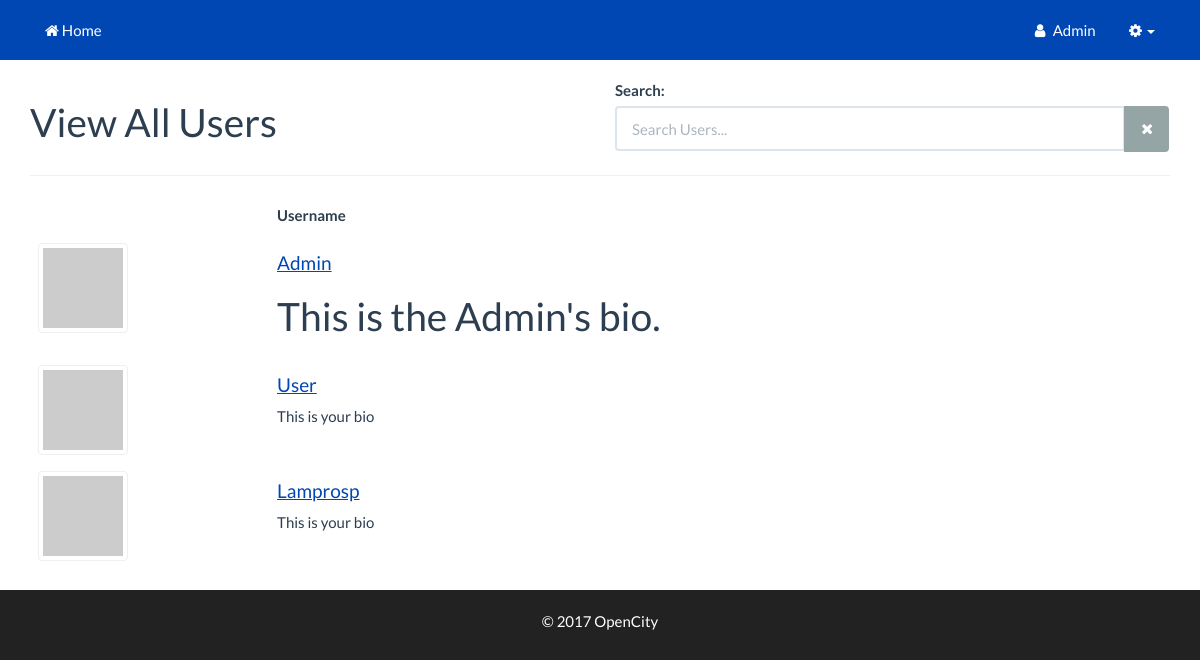
The page /buSmilesService/users/view_all_users.php (signed in) on the database its author committed.
### tables this page shows
CREATE TABLE `users` (
  `id` int(11) NOT NULL,
  `email` varchar(155) NOT NULL,
  `username` varchar(255) NOT NULL,
  `password` varchar(255) NOT NULL,
  `fname` varchar(255) NOT NULL,
  `lname` varchar(255) NOT NULL,
  `permissions` int(11) NOT NULL,
  `logins` int(100) NOT NULL,
  `account_owner` tinyint(4) NOT NULL DEFAULT '0',
  `account_id` int(11) NOT NULL DEFAULT '0',
  `company` varchar(255) NOT NULL,
  `stripe_cust_id` varchar(255) NOT NULL,
  `billing_phone` varchar(20) NOT NULL,
  `billing_srt1` varchar(255) NOT NULL,
  `billing_srt2` varchar(255) NOT NULL,
  `billing_city` varchar(255) NOT NULL,
  `billing_state` varchar(255) NOT NULL,
  `billing_zip_code` varchar(255) NOT NULL,
  `join_date` datetime NOT NULL,
  `last_login` datetime NOT NULL,
  `email_verified` tinyint(4) NOT NULL DEFAULT '0',
  `vericode` varchar(15) NOT NULL,
  `title` varchar(100) NOT NULL,
  `active` int(1) NOT NULL,
  `custom1` varchar(255) NOT NULL,
  `custom2` varchar(255) NOT NULL,
  `custom3` varchar(255) NOT NULL,
  `custom4` varchar(255) NOT NULL,
  `custom5` varchar(255) NOT NULL,
  `oauth_provider` varchar(255) NOT NULL,
  `oauth_uid` varchar(255) NOT NULL,
  `gender` varchar(10) NOT NULL,
  `locale` varchar(10) NOT NULL,
  `gpluslink` varchar(255) NOT NULL,
  `picture` varchar(255) NOT NULL,
  `created` datetime NOT NULL,
  `modified` datetime NOT NULL,
  `fb_uid` varchar(255) NOT NULL,
  `un_changed` int(1) NOT NULL
);

CREATE TABLE `profiles` (
  `id` int(11) NOT NULL,
  `user_id` int(11) NOT NULL,
  `bio` text NOT NULL
);

### buSmilesService/users/init.php (called while the page is built, shortened)
<?php
$abs_us_root=$_SERVER['DOCUMENT_ROOT'];
$self_path=explode("/", $_SERVER['PHP_SELF']);
$self_path_length=count($self_path);
for($i = 1; $i < $self_path_length; $i++){
	array_splice($self_path, $self_path_length-$i, $i);
	$us_url_root=implode("/",$self_path)."/";
	if (file_exists($abs_us_root.$us_url_root.'z_us_root.php')){
		break;
	}else{
		$file_found=FALSE;
	}
}
require_once $abs_us_root.$us_url_root.'users/helpers/helpers.php';
$copyright_message = '2017 OpenCity';
require_once $abs_us_root.$us_url_root.'users/classes/Config.php';
require_once $abs_us_root.$us_url_root.'users/classes/DB.php';
require_once $abs_us_root.$us_url_root.'users/classes/Session.php';
require_once $abs_us_root.$us_url_root.'users/classes/User.php';
$user = new User();

### buSmilesService/users/classes/DB.php (called while the page is built, shortened)
<?php
class DB {
	private static $_instance = null;
	private $_pdo, $_query, $_error = false, $_results, $_resultsArray, $_count = 0, $_lastId, $_queryCount=0;
	private function __construct(){
		try{
			$this->_pdo = new PDO('mysql:host=' .
				Config::get('mysql/host') .';dbname='.
				Config::get('mysql/db'),
				Config::get('mysql/username'),
				Config::get('mysql/password'),
				array(PDO::MYSQL_ATTR_INIT_COMMAND => "SET SESSION sql_mode = ''"));
		} catch(PDOException $e){
			die($e->getMessage());
		}
	}
	public static function getInstance(){
		if (!isset(self::$_instance)) {
			self::$_instance = new DB();
		}
		return self::$_instance;
	}
	public function query($sql, $params = array()){
		$this->_error = false;
		if ($this->_query = $this->_pdo->prepare($sql)) {
			$x = 1;
			if (count($params)) {
				foreach ($params as $param) {
					$this->_query->bindValue($x, $param);
					$x++;
				}
			}
			if ($this->_query->execute()) {
				$this->_results = $this->_query->fetchALL(PDO::FETCH_OBJ);
				$this->_count = $this->_query->rowCount();
			} else{
				$this->_error = true;
			}
		}
		return $this;
	}
	public function action($action, $table, $where = array()){
		$sql = "{$action} FROM {$table}";
		$value = '';
		if (count($where) === 3) {
			$operators = array('=', '>', '<', '>=', '<=');
			$field = $where[0];
			$operator = $where[1];
			$value = $where[2];
			if(in_array($operator, $operators)){
				$sql .= " WHERE {$field} {$operator} ?";
			}
		}
		if (!$this->query($sql, array($value))->error()) {
			return $this;
		}
		return false;
	}
	public function get($table, $where){
		return $this->action('SELECT *', $table, $where);
	}
	public function results($assoc = false){
		return $this->_results;
	}
	public function first(){
		return $this->results()[0];
	}
	public function count(){
		return $this->_count;
	}
	public function error(){
		return $this->_error;
	}
}

### buSmilesService/users/classes/Config.php (called while the page is built)
<?php
class Config {
	public static function get($path = null){
		if($path){
			$config = $GLOBALS['config'];
			$path = explode('/', $path);
			foreach ($path as $bit) {
				if(isset($config[$bit])){
					$config = $config[$bit];
				} else {
					return false;
				}
			}
			return $config;
		}
		return false;
	}
}

### buSmilesService/users/classes/User.php (called while the page is built, shortened)
<?php
class User {
	private $_db, $_data, $_sessionName, $_isLoggedIn, $_cookieName;
	public function __construct($user = null){
		$this->_db = DB::getInstance();
		$this->_sessionName = Config::get('session/session_name');
		if (!$user) {
			if (Session::exists($this->_sessionName)) {
				$user = Session::get($this->_sessionName);
				if ($this->find($user)) {
					$this->_isLoggedIn = true;
				} else {
				}
			}
		} else {
			$this->find($user);
		}
	}
	public function find($user = null){
		if ($user) {
			if(is_numeric($user)){
				$field = 'id';
			}elseif(!filter_var($user, FILTER_VALIDATE_EMAIL) === false){
				$field = 'email';
			}else{
				$field = 'username';
			}
			$data = $this->_db->get('users', array($field, '=', $user));
			if ($data->count()) {
				$this->_data = $data->first();
				if($this->data()->account_id == 0 && $this->data()->account_owner == 1){
					$this->_data->account_id = $this->_data->id;
				}
				return true;
			}
		}
		return false;
	}
	public function data(){
		return $this->_data;
	}
	public function isLoggedIn(){
		return $this->_isLoggedIn;
	}
}

### buSmilesService/users/classes/Session.php (called while the page is built, shortened)
<?php
class Session {
	public static function exists($name){
		return (isset($_SESSION[$name])) ? true : false;
	}
	public static function get($name){
		return $_SESSION[$name];
	}
}

### buSmilesService/users/helpers/us_helpers.php (called while the page is built, shortened)
<?php
function get_gravatar($email, $s = 120, $d = 'mm', $r = 'pg', $img = false, $atts = array() ) {
	$url = 'https://www.gravatar.com/avatar/';
	$url .= md5( strtolower( trim( $email ) ) );
	$url .= "?s=$s&d=$d&r=$r";
	return $url;
}
function checkPermission($permission) {
	$db = DB::getInstance();
	global $user;
	$access = 0;
	foreach($permission[0] as $perm){
		if ($access == 0){
			$query = $db->query("SELECT id FROM user_permission_matches  WHERE user_id = ? AND permission_id = ?",array($user->data()->id,$perm->permission_id));
			$results = $query->count();
			if ($results > 0){
				$access = 1;
			}
		}
	}
	if ($access == 1){
		return true;
	}
}

### buSmilesService/users/view_all_users.php (the view, shortened to what this page needs)
<?php require_once 'init.php'; ?>
<?php require_once $abs_us_root.$us_url_root.'users/includes/header.php'; ?>
<?php require_once $abs_us_root.$us_url_root.'users/includes/navigation.php'; ?>
<?php
$userQ = $db->query("SELECT * FROM users LEFT JOIN profiles ON users.id = user_id ");
$users = $userQ->results();
?>
<div id="page-wrapper">
  <div class="container">
    <div class="row">
      <div class="col-xs-12 col-md-6">
		<h1 >View All Users</h1>
	  </div>
	  <div class="col-xs-12 col-md-6">
			<form class="">
				<label for="system-search">Search:</label>
				<div class="input-group">
                    <input class="form-control" id="system-search" name="q" placeholder="Search Users..." type="text">
                    <span class="input-group-btn">
						<button type="submit" class="btn btn-default"><i class="fa fa-times"></i></button>
                    </span>
                </div>
			</form>
		  </div>
	 </div>
		 <div class="row">
		     <div class="col-md-12">
<hr />
 <div class="allutable table-responsive">
<table class='table table-hover table-list-search'>
<thead>
<tr>
  <th><div class="alluinfo">&nbsp;</div></th>
  <th>Username</th>
 </tr>
</thead>
 <tbody>
<?php
foreach ($users as $v1) {
	$ususername = ucfirst($v1->username);
	$ususerbio = ucfirst($v1->bio);
	$grav = get_gravatar(strtolower(trim($v1->email)));
	$useravatar = '<img src="'.$grav.'" class="img-responsive img-thumbnail" alt="'.$ususername.'">';
?>
	<tr>
		<td>
			<a href="profile.php?id=<?=$v1->id?>"><?php echo $useravatar;?></a>
		</td>
		  <td>
			<h4><a href="profile.php?id=<?=$v1->id?>"><?=$ususername?>  </a></h4>
			<p><?=$ususerbio?></p>
		</td>
	</tr>
<?php } ?>
  </tbody>
</table>
	  </div>
      </div>
    </div>
      </div>
    </div>
<?php require_once $abs_us_root.$us_url_root.'users/includes/page_footer.php';  ?>
<?php require_once $abs_us_root.$us_url_root.'users/includes/html_footer.php';  ?>

### buSmilesService/users/includes/header.php (shortened to what this page needs)
<?php require_once $abs_us_root.$us_url_root.'users/helpers/helpers.php'; ?>
<?php
$db = DB::getInstance();
$settingsQ = $db->query("Select * FROM settings");
$settings = $settingsQ->first();
?>
<!DOCTYPE html>
<html lang="en">
<head>
	<link rel="stylesheet" href="https://maxcdn.bootstrapcdn.com/bootstrap/3.3.7/css/bootstrap.min.css">
	<link href="<?=$us_url_root?><?=str_replace('../','',$settings->us_css1);?>" rel="stylesheet">
	<link href="<?=$us_url_root?><?=str_replace('../','',$settings->us_css2);?>" rel="stylesheet">
	<link href="<?=$us_url_root?><?=str_replace('../','',$settings->us_css3);?>" rel="stylesheet">
<link href="https://maxcdn.bootstrapcdn.com/font-awesome/4.7.0/css/font-awesome.min.css" rel="stylesheet">
</head>
<body class="nav-md">

### buSmilesService/users/includes/navigation.php (shortened to what this page needs)
<div class="navbar navbar-fixed-top navbar-inverse" role="navigation">
	<div class="container">
		<div class="collapse navbar-collapse navbar-top-menu-collapse navbar-right">
			<ul class="nav navbar-nav ">
				<?php if($user->isLoggedIn()){ ?>
					<li><a href="<?=$us_url_root?>users/account.php"><i class="fa fa-fw fa-user"></i> <?php echo ucfirst($user->data()->username);?></a></li>
					<li class="dropdown hidden-xs"><a class="dropdown-toggle" href="#" data-toggle="dropdown"><i class="fa fa-fw fa-cog"></i><b class="caret"></b></a>
					</li>
				<?php }  ?>
			</ul>
		</div>
	<?php require_once $abs_us_root.$us_url_root.'usersc/includes/navigation.php';?>
	</div>
</div>

### buSmilesService/usersc/includes/navigation.php (shortened to what this page needs)
<div class="collapse navbar-collapse navbar-top-menu-collapse navbar-left">
	<ul class="nav navbar-nav ">
		<li><a href="<?=$us_url_root?>"><i class="fa fa-home"></i> Home</a></li>
	</ul>
</div>

### buSmilesService/users/includes/page_footer.php (shortened to what this page needs)
<div class="container">
	<div class="row">
		<div class="col-sm-12 text-center">
			<footer><font color='white'><br>&copy; <?=$copyright_message; ?></footer>
        </div>
	</div>
</div>

### buSmilesService/users/includes/html_footer.php (shortened to what this page needs)
  </body>
</html>

### buSmilesService/users/css/sb-admin.css (style rules this page uses)
body { margin-top: 50px; background-color: #222; }
@media (min-width:768px) { body { margin-top: 50px; } }
#page-wrapper { width: 100%; background-color: #fff; }
@media (min-width:768px) { #page-wrapper { padding-top: 30px; } }
.btn { width: 100%; }

### buSmilesService/usersc/includes/bootstrap_corrections.php (style rules this page uses)
@media screen and (min-width: 1200px) { body { padding-top: -80px !important; } }

### rows shown on the page
users: username "Admin"
profiles: user.username "Admin", bio "This is the Admin's bio."
profiles: user.username "User", bio "This is your bio"
profiles: user.username "Lamprosp", bio "This is your bio"

### other values the page prints
$copyright_message "2017 OpenCity"
